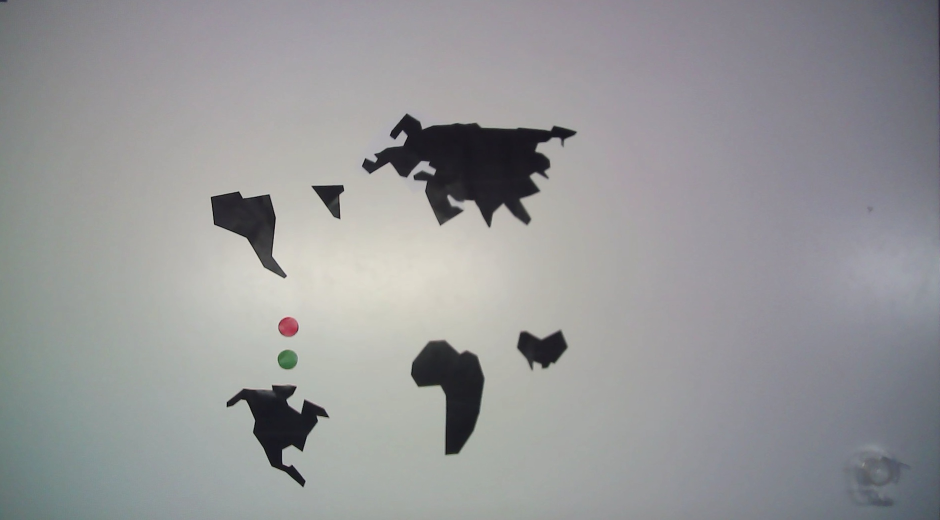
#> input picture src/computer_vision/images/table10.jpg, 1880 x 1040 px (shown at 1/2 size)
$ python vision_final.py
#> lines starting #> are read from the running program, lines starting #| are printed output that depends on the picture; after the words box and inside, x2 and y2 are one past the last pixel; in counts of white or black regions, pixels touching at a corner belong together
"""
Pipeline vision simplifiée :
- Etape 1 : init couleurs robot (trackbars rouge/vert) sur l'image brute
- Etape 2 : blur du robot proportionnel à sa taille pour le supprimer des obstacles
- Etape 3 : init Canny (trackbars low/high) avec aperçu edges
- Etape 4 : init polygones (trackbars min/max area) avec aperçu des obstacles
- Etape 5 : détection continue (robot + obstacles) sur image fixe ou webcam

J'ai volontairement retiré toute la logique de warp/crop et le cache de map pour raccourcir
et clarifier : une seule fonction initialize() fait les réglages, ensuite process() utilise
les params figés. Les commentaires décrivent chaque fonction.
"""

import cv2
import numpy as np
import os

# =========================================================
# UTILS
# =========================================================

def hsv_mask_circular(hsv, hmin, hmax, smin=40, vmin=40):
    """Masque HSV en tenant compte du wrap 179->0 (rouge)."""
    if hmin <= hmax:
        return cv2.inRange(hsv, (hmin, smin, vmin), (hmax, 255, 255))
    m1 = cv2.inRange(hsv, (hmin, smin, vmin), (179, 255, 255))
    m2 = cv2.inRange(hsv, (0,    smin, vmin), (hmax, 255, 255))
    return cv2.bitwise_or(m1, m2)


def circularity_of_contour(c):
    """Retourne 4πA / P² pour juger si un contour est rond."""
    area = cv2.contourArea(c)
    peri = cv2.arcLength(c, True)
    if peri <= 1e-6:
        return 0.0
    return float(4.0 * np.pi * area / (peri * peri))


def find_circle_candidates(mask, min_area, max_area, min_circularity=0.6):
    """Détecte des bulles rondes dans un masque binaire."""
    cnts, _ = cv2.findContours(mask, cv2.RETR_EXTERNAL, cv2.CHAIN_APPROX_SIMPLE)
    out = []
    for c in cnts:
        a = cv2.contourArea(c)
        if a < min_area or a > max_area:
            continue
        circ = circularity_of_contour(c)
        if circ < min_circularity:
            continue
        M = cv2.moments(c)
        if M["m00"] == 0:
            continue
        cx = int(M["m10"] / M["m00"])
        cy = int(M["m01"] / M["m00"])
        out.append({"center": (cx, cy), "area": float(a), "circ": float(circ), "contour": c})
    return out


def robot_pair_ok(red, green, max_r_rel_diff=0.25, dist_factor=3.0):
    """Filtre simple : rayons proches et distance raisonnable."""
    Ar, Ag = red["area"], green["area"]
    if Ar <= 0 or Ag <= 0:
        return False
    rr = np.sqrt(Ar / np.pi)
    rg = np.sqrt(Ag / np.pi)
    rel = abs(rr - rg) / max(rr, rg)
    if rel > max_r_rel_diff:
        return False
    dx = green["center"][0] - red["center"][0]
    dy = green["center"][1] - red["center"][1]
    dist = np.sqrt(dx*dx + dy*dy)
    if dist > np.sqrt(min(Ar, Ag)) * dist_factor:
        return False
    return True


def score_pair(red, green):
    """Score heuristique pour choisir la meilleure paire rouge/vert."""
    Ar, Ag = red["area"], green["area"]
    rr = np.sqrt(Ar / np.pi)
    rg = np.sqrt(Ag / np.pi)
    rel_diff = abs(rr - rg) / max(rr, rg)
    dx = green["center"][0] - red["center"][0]
    dy = green["center"][1] - red["center"][1]
    dist = np.sqrt(dx*dx + dy*dy)
    return float(red["circ"] + green["circ"] - 0.0015 * dist - 1.5 * rel_diff)


def strengthen_edges(edges, ksize=3, iterations=1):
    """
    Ferme les petits trous pour souder deux traits séparés d'1 px.
    Ajuste ksize/iterations pour plus ou moins de tolérance.
    """
    k = cv2.getStructuringElement(cv2.MORPH_RECT, (ksize, ksize))
    return cv2.morphologyEx(edges, cv2.MORPH_CLOSE, k, iterations=iterations)


# =========================================================
# VISION CLASS
# =========================================================

class Vision:
    def __init__(self):
        # seuils couleurs robot (HSV)
        self.color_params = {"R_hmin": 170, "R_hmax": 10, "G_hmin": 40, "G_hmax": 90}
        # seuils Canny
        self.canny_params = {"low": 60, "high": 140}
        # aires obstacles
        self.poly_params = {"min_area": 300, "max_area": 20000}
        # aires robot (pour filtrer les bulles)
        self.robot_area = {"min": 20, "max": 8000}

        # obstacles figés à l'init (pour ne pas recalculer en live)
        self.static_polys = None

        # lissage position/orientation
        self.pose_alpha = 0.4
        self.smooth_pose = {"center": None, "theta": None}

        # état robot basique
        self.robot_state = {
            "found": False,
            "center": None,
            "theta": None,
            "red_center": None,
            "green_center": None,
            "robot_mask": None,
        }

        base = os.path.dirname(os.path.abspath(__file__))
        self.IMGS = os.path.join(base, "images")

    # -----------------------------------------------------
    def load(self, filename):
        """Charge une image depuis src/computer_vision/images/filename."""
#> called with filename = 'table10.jpg'
        path = os.path.join(self.IMGS, filename)
        img = cv2.imread(path)
#> img is the input picture: shape (1040, 1880, 3); mean B, G, R 152, 150.6, 150
        if img is None:
            raise FileNotFoundError(f"Impossible de charger {path}")
        return img

    # -----------------------------------------------------
    def detect_robot(self, frame):
        """
        Détecte rouge/vert et retourne l'état robot. Si non trouvé -> found=False.
        """
        hsv = cv2.cvtColor(frame, cv2.COLOR_BGR2HSV)
        R_hmin, R_hmax = self.color_params["R_hmin"], self.color_params["R_hmax"]
        G_hmin, G_hmax = self.color_params["G_hmin"], self.color_params["G_hmax"]

        mask_r = hsv_mask_circular(hsv, R_hmin, R_hmax)
        mask_g = hsv_mask_circular(hsv, G_hmin, G_hmax)

        reds = find_circle_candidates(mask_r, self.robot_area["min"], self.robot_area["max"], 0.6)
        greens = find_circle_candidates(mask_g, self.robot_area["min"], self.robot_area["max"], 0.6)

        best = None
        best_score = -1e9
        for r in reds:
            for g in greens:
                if not robot_pair_ok(r, g, max_r_rel_diff=0.25, dist_factor=3.0):
                    continue
                s = score_pair(r, g)
                if s > best_score:
                    best_score = s
                    best = (r, g)

        if best is None:
            # si je perds le robot, je garde la pose lissée précédente pour info
            self.robot_state.update({
                "found": False,
                "center": None,
                "theta": None,
                "red_center": None,
                "green_center": None,
                "robot_mask": None,
                "smooth_center": self.smooth_pose["center"],
                "smooth_theta": self.smooth_pose["theta"],
            })
            return self.robot_state

        red, green = best
        rc, gc = red["center"], green["center"]
        center = (int((rc[0] + gc[0]) / 2), int((rc[1] + gc[1]) / 2))
        dx, dy = gc[0] - rc[0], gc[1] - rc[1]
        theta = float(np.arctan2(dy, dx) - np.pi / 2.0)  # orientation rouge->vert

        # masque du robot = union des 2 contours dilatés (on s'en sert pour blur)
        mask = np.zeros(frame.shape[:2], dtype=np.uint8)
        cv2.drawContours(mask, [red["contour"]], -1, 255, -1)
        cv2.drawContours(mask, [green["contour"]], -1, 255, -1)

        # lissage simple (EMA) pour réduire les sauts
        if self.smooth_pose["center"] is None:
            self.smooth_pose["center"] = center
            self.smooth_pose["theta"] = theta
        else:
            a = self.pose_alpha
            px, py = self.smooth_pose["center"]
            sx = (1 - a) * px + a * center[0]
            sy = (1 - a) * py + a * center[1]
            self.smooth_pose["center"] = (int(sx), int(sy))
            # lissage d'angle via sin/cos
            pt = self.smooth_pose["theta"]
            st = np.arctan2((1 - a) * np.sin(pt) + a * np.sin(theta),
                            (1 - a) * np.cos(pt) + a * np.cos(theta))
            self.smooth_pose["theta"] = float(st)

        self.robot_state.update({
            "found": True,
            "center": center,
            "theta": theta,
            "red_center": rc,
            "green_center": gc,
            "robot_mask": mask,
            "smooth_center": self.smooth_pose["center"],
            "smooth_theta": self.smooth_pose["theta"],
        })
        return self.robot_state

    # -----------------------------------------------------
    def blur_robot(self, frame, state):
        """
        Floute le robot de façon proportionnelle à sa taille pour qu'il disparaisse des obstacles.
        - on dilate le masque avec un rayon basé sur la plus grande aire détectée
        - on applique un inpaint pour remplir la zone
        """
        if state is None or not state.get("found") or state.get("robot_mask") is None:
            return frame.copy()

        mask = state["robot_mask"].copy()

        # rayon proportionnel à la taille du masque (plus le robot est gros, plus on dilate)
        mask_area = cv2.countNonZero(mask)
        est_radius = int(max(15, 3.0 * np.sqrt(mask_area / np.pi)))  # 3x rayon approx

        #ksize = max(3, 2 * est_radius + 1)
        ksize = int(0.5 * est_radius)
        k = cv2.getStructuringElement(cv2.MORPH_ELLIPSE, (ksize, ksize))
        mask = cv2.dilate(mask, k, iterations=1)

        # inpaint pour supprimer totalement le robot
        cleaned = cv2.inpaint(frame, mask, inpaintRadius=7, flags=cv2.INPAINT_TELEA)
        return cleaned

    # -----------------------------------------------------
    def init_colors(self, frame):
        """Trackbars pour Hmin/Hmax rouge/vert + aires min/max avec aperçu masques."""
        win = "INIT COLORS"
        cv2.namedWindow(win)
        cv2.createTrackbar("R_hmin", win, self.color_params["R_hmin"], 179, lambda x: None)
        cv2.createTrackbar("R_hmax", win, self.color_params["R_hmax"], 179, lambda x: None)
        cv2.createTrackbar("G_hmin", win, self.color_params["G_hmin"], 179, lambda x: None)
        cv2.createTrackbar("G_hmax", win, self.color_params["G_hmax"], 179, lambda x: None)
        cv2.createTrackbar("A_min",  win, int(self.robot_area["min"]), 5000, lambda x: None)
        cv2.createTrackbar("A_max",  win, int(self.robot_area["max"]), 20000, lambda x: None)

        while True:
            self.color_params["R_hmin"] = cv2.getTrackbarPos("R_hmin", win)
            self.color_params["R_hmax"] = cv2.getTrackbarPos("R_hmax", win)
            self.color_params["G_hmin"] = cv2.getTrackbarPos("G_hmin", win)
            self.color_params["G_hmax"] = cv2.getTrackbarPos("G_hmax", win)
            self.robot_area["min"] = max(5, cv2.getTrackbarPos("A_min", win))
            self.robot_area["max"] = max(self.robot_area["min"] + 10, cv2.getTrackbarPos("A_max", win))

            hsv = cv2.cvtColor(frame, cv2.COLOR_BGR2HSV)
#> hsv: shape (1040, 1880, 3); mean H, S, V 90.5, 14.3, 154.8
            mask_r = hsv_mask_circular(hsv, self.color_params["R_hmin"], self.color_params["R_hmax"])
#> in hsv_mask_circular, `m1 = cv2.inRange(hsv, (hmin, smin, vmin), (179, 255, 255))`:
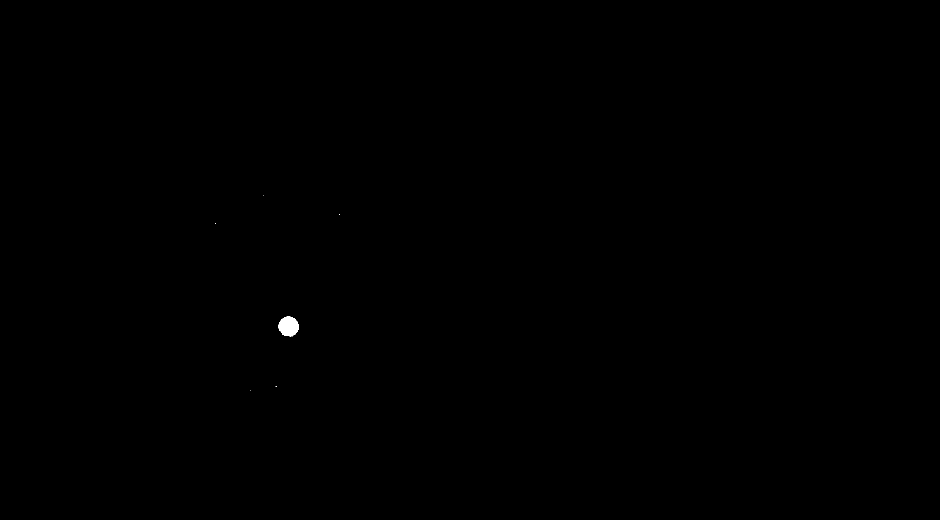
#> m1: shape (1040, 1880) (shown at 1/2 size); 0.06% white; 6 white regions (5 under 20 px), largest, box (x1, y1, x2, y2) and area: (557, 633, 597, 673) 1251
            mask_g = hsv_mask_circular(hsv, self.color_params["G_hmin"], self.color_params["G_hmax"])
#> call 2 of hsv_mask_circular, with hmin = 40, hmax = 90, smin = 40, vmin = 40
#> in hsv_mask_circular (call 2), `return cv2.inRange(hsv, (hmin, smin, vmin), (hmax, 255, 255))`:
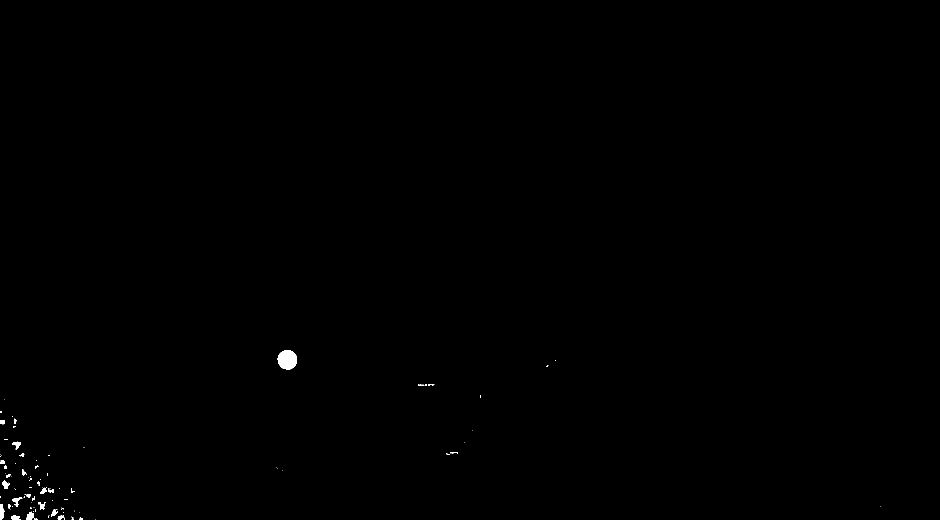
#> returned value: shape (1040, 1880) (shown at 1/2 size); 0.19% white; 106 white regions (76 under 20 px)

            # overlay des masques pour bien voir ce qui est capté
            overlay = frame.copy()
            overlay[mask_r > 0] = (0, 0, 255)
            overlay[mask_g > 0] = (0, 255, 0)
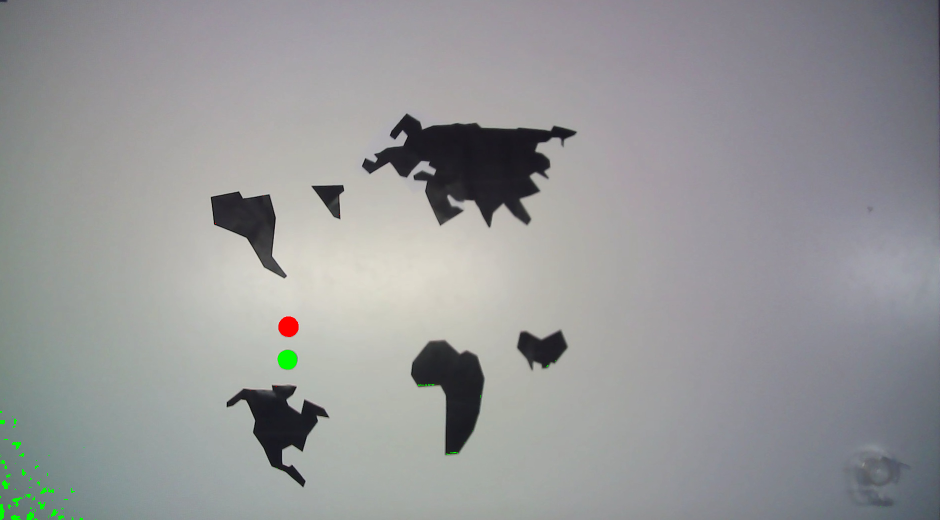
#> overlay: shape (1040, 1880, 3) (shown at 1/2 size); mean B, G, R 151.8, 150.8, 149.9
            dbg = cv2.addWeighted(overlay, 0.4, frame, 0.6, 0)

            st = self.detect_robot(frame)
#> (the rest of the program and of its run is left out)
